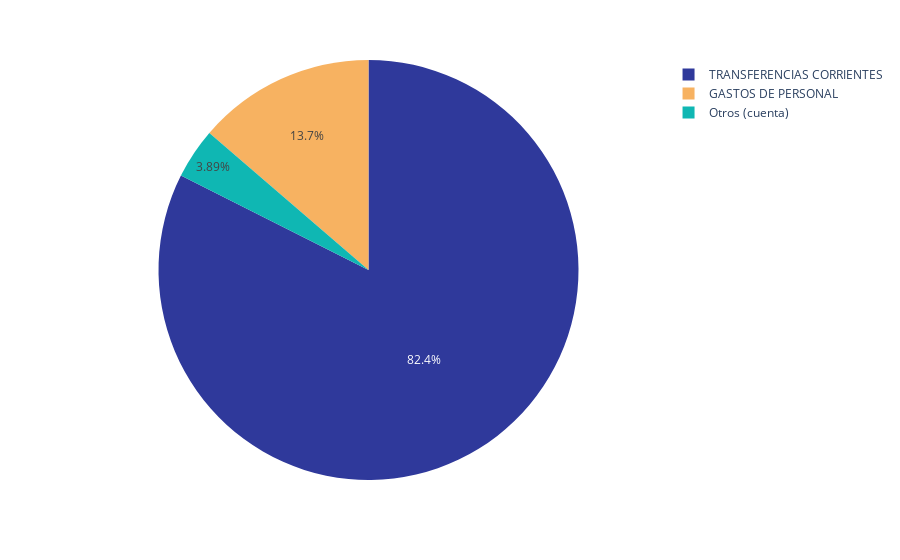

The code cell stored with this chart in its notebook:
### Code cell
import plotly.express as px
pie_chart = cop.groupby('Cuenta_alt')['diff_19_24'].sum().reset_index()
fig = px.pie(pie_chart, values='diff_19_24', names='Cuenta_alt', color_discrete_sequence=["#2F399B", "#F7B261", "#0FB7B3"])
fig.show()

### Figure 1 — Plotly figure (JSON) as saved in the notebook; plotly's stock layout.template omitted (floating-point values rounded to 4 significant figures)
{"data": [{"domain": {"x": [0, 1], "y": [0, 1]}, "hovertemplate": "Cuenta_alt=%{label}<br>diff_19_24=%{value}<extra></extra>", "labels": ["GASTOS DE PERSONAL", "Otros (cuenta)", "TRANSFERENCIAS CORRIENTES"], "legendgroup": "", "name": "", "showlegend": true, "type": "pie", "values": [12700000000000.0, 3609000000000.0, 76490000000000.0]}], "layout": {"legend": {"tracegroupgap": 0}, "margin": {"t": 60}, "piecolorway": ["#2F399B", "#F7B261", "#0FB7B3"]}}
